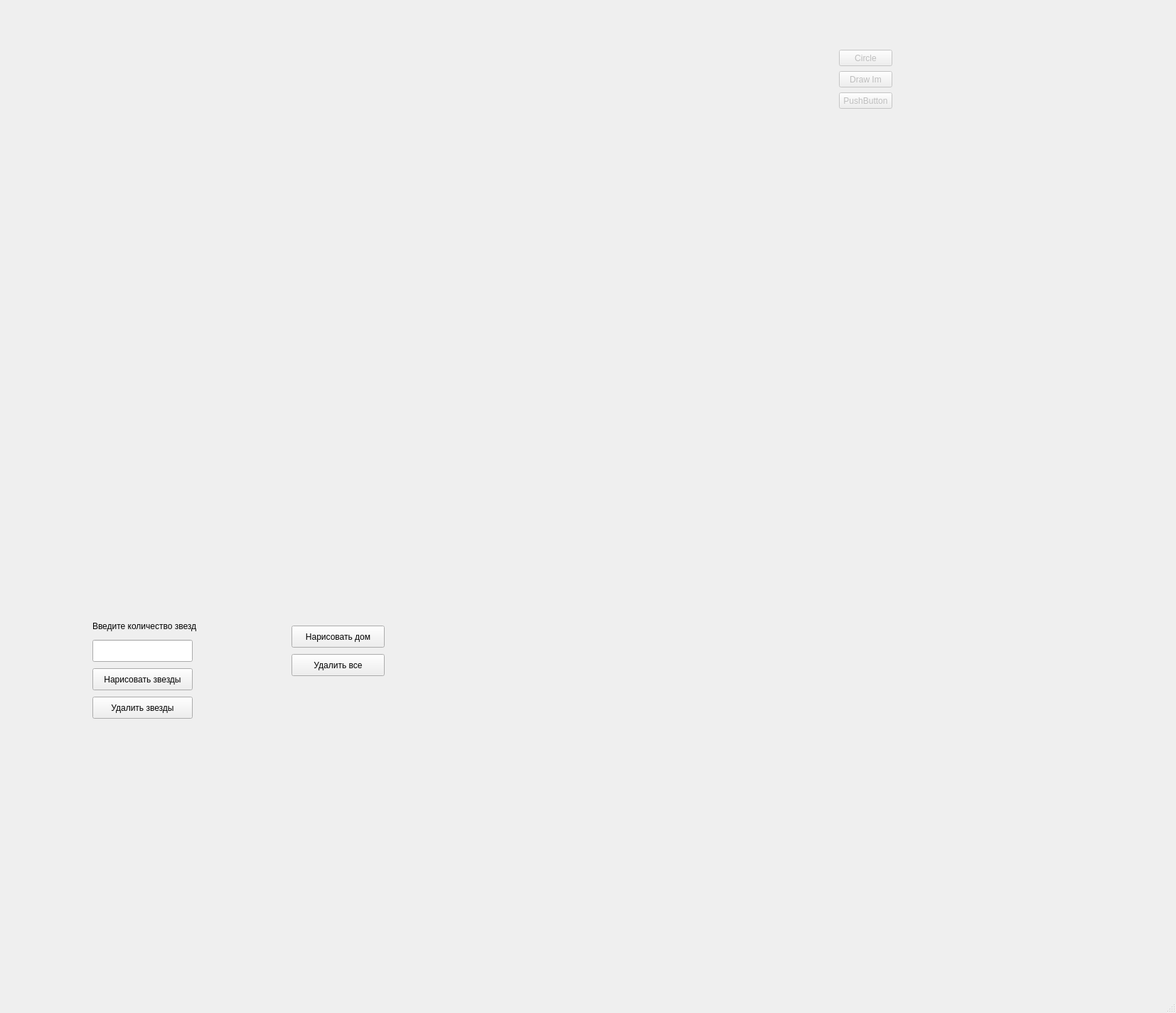
<?xml version="1.0" encoding="UTF-8"?>
<ui version="4.0">
 <class>MainWindow</class>
 <widget class="QMainWindow" name="MainWindow">
  <property name="enabled">
   <bool>true</bool>
  </property>
  <property name="geometry">
   <rect>
    <x>0</x>
    <y>0</y>
    <width>1654</width>
    <height>1425</height>
   </rect>
  </property>
  <property name="windowTitle">
   <string>MainWindow</string>
  </property>
  <widget class="QWidget" name="centralwidget">
   <widget class="myWidget" name="widget" native="true">
    <property name="geometry">
     <rect>
      <x>10</x>
      <y>-20</y>
      <width>1731</width>
      <height>851</height>
     </rect>
    </property>
    <widget class="QLabel" name="label_2">
     <property name="geometry">
      <rect>
       <x>530</x>
       <y>20</y>
       <width>271</width>
       <height>261</height>
      </rect>
     </property>
     <property name="text">
      <string/>
     </property>
     <property name="pixmap">
      <pixmap>../luna-na-prozrachnom-fone--256x256.png</pixmap>
     </property>
    </widget>
    <widget class="QPushButton" name="pushButton_Circle">
     <property name="enabled">
      <bool>false</bool>
     </property>
     <property name="geometry">
      <rect>
       <x>1170</x>
       <y>90</y>
       <width>75</width>
       <height>23</height>
      </rect>
     </property>
     <property name="text">
      <string>Circle</string>
     </property>
    </widget>
    <widget class="QPushButton" name="pushButton_drawIm">
     <property name="enabled">
      <bool>false</bool>
     </property>
     <property name="geometry">
      <rect>
       <x>1170</x>
       <y>120</y>
       <width>75</width>
       <height>23</height>
      </rect>
     </property>
     <property name="text">
      <string>Draw Im</string>
     </property>
    </widget>
    <widget class="QPushButton" name="pushButton">
     <property name="enabled">
      <bool>false</bool>
     </property>
     <property name="geometry">
      <rect>
       <x>1170</x>
       <y>150</y>
       <width>75</width>
       <height>23</height>
      </rect>
     </property>
     <property name="text">
      <string>PushButton</string>
     </property>
    </widget>
   </widget>
   <widget class="QPushButton" name="pushButton_delete_all">
    <property name="geometry">
     <rect>
      <x>410</x>
      <y>920</y>
      <width>131</width>
      <height>31</height>
     </rect>
    </property>
    <property name="text">
     <string>Удалить все</string>
    </property>
   </widget>
   <widget class="QPushButton" name="pushButton_draw_house">
    <property name="geometry">
     <rect>
      <x>410</x>
      <y>880</y>
      <width>131</width>
      <height>31</height>
     </rect>
    </property>
    <property name="text">
     <string>Нарисовать дом</string>
    </property>
   </widget>
   <widget class="QPushButton" name="pushButton_draw_stars">
    <property name="geometry">
     <rect>
      <x>130</x>
      <y>940</y>
      <width>141</width>
      <height>31</height>
     </rect>
    </property>
    <property name="text">
     <string>Нарисовать звезды</string>
    </property>
   </widget>
   <widget class="QLineEdit" name="lineEdit">
    <property name="geometry">
     <rect>
      <x>130</x>
      <y>900</y>
      <width>141</width>
      <height>31</height>
     </rect>
    </property>
    <property name="maxLength">
     <number>10000</number>
    </property>
   </widget>
   <widget class="QLabel" name="label">
    <property name="geometry">
     <rect>
      <x>130</x>
      <y>860</y>
      <width>191</width>
      <height>41</height>
     </rect>
    </property>
    <property name="text">
     <string>Введите количество звезд</string>
    </property>
   </widget>
   <widget class="QPushButton" name="pushButton_delete_stars">
    <property name="enabled">
     <bool>true</bool>
    </property>
    <property name="geometry">
     <rect>
      <x>130</x>
      <y>980</y>
      <width>141</width>
      <height>31</height>
     </rect>
    </property>
    <property name="contextMenuPolicy">
     <enum>Qt::DefaultContextMenu</enum>
    </property>
    <property name="acceptDrops">
     <bool>false</bool>
    </property>
    <property name="text">
     <string>Удалить звезды</string>
    </property>
   </widget>
  </widget>
  <widget class="QMenuBar" name="menubar">
   <property name="geometry">
    <rect>
     <x>0</x>
     <y>0</y>
     <width>1654</width>
     <height>21</height>
    </rect>
   </property>
  </widget>
  <widget class="QStatusBar" name="statusbar"/>
 </widget>
 <customwidgets>
  <customwidget>
   <class>myWidget</class>
   <extends>QWidget</extends>
   <header location="global">mywidget.h</header>
   <container>1</container>
  </customwidget>
 </customwidgets>
 <resources/>
 <connections/>
</ui>
